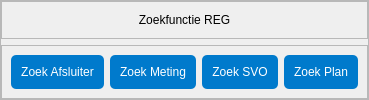
                     <widget class="QWidget" name="projectPage">
                      <property name="acceptDrops">
                       <bool>true</bool>
                      </property>
                      <property name="styleSheet">
                       <string notr="true">QPushButton {	
	background-position: left center;
    background-repeat: no-repeat;
	border: none;
	background-color: #007ACC;
	padding: 10px;
	color:#fff;
border-radius:5px;
}
QPushButton:hover {
	background-color: #0061B0;
}
QPushButton:pressed {	
	background-color: #0061B0;
	color: rgb(255, 255, 255);
}</string>
                      </property>
                      <layout class="QHBoxLayout" name="horizontalLayout_6">
                       <property name="leftMargin">
                        <number>0</number>
                       </property>
                       <property name="topMargin">
                        <number>0</number>
                       </property>
                       <property name="rightMargin">
                        <number>0</number>
                       </property>
                       <property name="bottomMargin">
                        <number>0</number>
                       </property>
                       <item>
                        <widget class="QFrame" name="frame">
                         <property name="frameShape">
                          <enum>QFrame::StyledPanel</enum>
                         </property>
                         <property name="frameShadow">
                          <enum>QFrame::Raised</enum>
                         </property>
                         <layout class="QVBoxLayout" name="verticalLayout_21">
                          <property name="leftMargin">
                           <number>0</number>
                          </property>
                          <property name="topMargin">
                           <number>0</number>
                          </property>
                          <property name="rightMargin">
                           <number>0</number>
                          </property>
                          <property name="bottomMargin">
                           <number>0</number>
                          </property>
                          <item>
                           <widget class="QFrame" name="frame_2">
                            <property name="maximumSize">
                             <size>
                              <width>16777215</width>
                              <height>50</height>
                             </size>
                            </property>
                            <property name="frameShape">
                             <enum>QFrame::StyledPanel</enum>
                            </property>
                            <property name="frameShadow">
                             <enum>QFrame::Raised</enum>
                            </property>
                            <layout class="QVBoxLayout" name="verticalLayout_4">
                             <property name="spacing">
                              <number>0</number>
                             </property>
                             <property name="leftMargin">
                              <number>0</number>
                             </property>
                             <property name="topMargin">
                              <number>0</number>
                             </property>
                             <property name="rightMargin">
                              <number>0</number>
                             </property>
                             <property name="bottomMargin">
                              <number>0</number>
                             </property>
                             <item>
                              <widget class="QLabel" name="label_5">
                               <property name="styleSheet">
                                <string notr="true">font: 75 20pt &quot;Roboto Condensed&quot;;</string>
                               </property>
                               <property name="text">
                                <string>Zoekfunctie REG</string>
                               </property>
                               <property name="alignment">
                                <set>Qt::AlignCenter</set>
                               </property>
                              </widget>
                             </item>
                            </layout>
                           </widget>
                          </item>
                          <item>
                           <widget class="QFrame" name="frame_3">
                            <property name="frameShape">
                             <enum>QFrame::StyledPanel</enum>
                            </property>
                            <property name="frameShadow">
                             <enum>QFrame::Raised</enum>
                            </property>
                            <layout class="QHBoxLayout" name="horizontalLayout_5">
                             <item>
                              <widget class="QPushButton" name="btnZoekAfse">
                               <property name="cursor">
                                <cursorShape>PointingHandCursor</cursorShape>
                               </property>
                               <property name="text">
                                <string>Zoek Afsluiter</string>
                               </property>
                              </widget>
                             </item>
                             <item>
                              <widget class="QPushButton" name="btnZoekMehi">
                               <property name="cursor">
                                <cursorShape>PointingHandCursor</cursorShape>
                               </property>
                               <property name="text">
                                <string>Zoek Meting</string>
                               </property>
                              </widget>
                             </item>
                             <item>
                              <widget class="QPushButton" name="btnZoekSUO">
                               <property name="cursor">
                                <cursorShape>PointingHandCursor</cursorShape>
                               </property>
                               <property name="styleSheet">
                                <string notr="true"/>
                               </property>
                               <property name="text">
                                <string>Zoek SVO</string>
                               </property>
                              </widget>
                             </item>
                             <item>
                              <widget class="QPushButton" name="btnZoekPlan">
                               <property name="text">
                                <string>Zoek Plan</string>
                               </property>
                              </widget>
                             </item>
                            </layout>
                           </widget>
                          </item>
                         </layout>
                        </widget>
                       </item>
                      </layout>
                     </widget>
